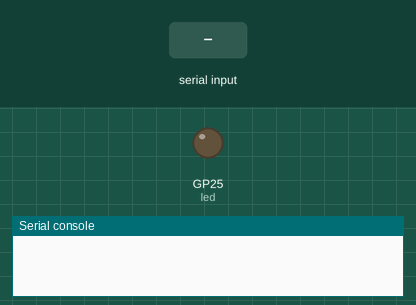
Simulated run of this program. Board: Raspberry Pi Pico running MicroPython. On the bench: output pins drawn as LEDs (lit = HIGH), the last lines printed to the serial console. Dashed ring = blinking. The inputs (shaded band) are chosen by the test bench.

Above: at 1.2 s.
1.3 s: "blink\n" received over the second serial link
At 1.55 s:
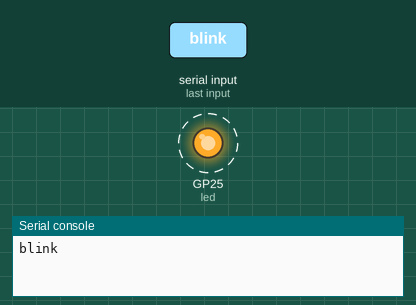
4.3 s: "mode TinyG on\n" received over the second serial link
5.8 s: "mode TinyG off\n" received over the second serial link
Timing chart, 0 to 8.8 s (numbered marks = the images above; inputs shaded):
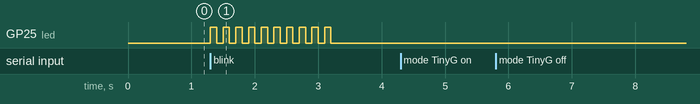

The program:

ArrayerPico.py
```python
from machine import UART, Pin
from time import sleep

# uos provides information such as the machine name and build version numbers
import uos

# default baud rate is 9600 for HC-06 and DX-BT04-E modules

# create the UART with BT module
# GP0,1 corresponds to physical pins 1,2 on the Pico
uartBT = UART(id=0, baudrate=9600, tx=Pin(0), rx=Pin(1), bits=8, parity=None, stop=1)

# create the UART with TinyG
# GP4,5 corresponds to physical pins 6,7 on the Pico
uartTG = UART(id=1, baudrate=115200, tx=Pin(4), rx=Pin(5), bits=8, parity=None, stop=1)

# blink routine for debugging communication
led = Pin(25, Pin.OUT)
def blink():
    for i in range(20):
        led.toggle()
        sleep(0.1)

tinyGMode=False

while True:
    while uartBT.any() > 0:
        response = uartBT.read()
        try:
            output = str(response.decode('utf-8'))
            print(output)
        except:
            print("Unable to parse response")
            print("Verify correct baud setting")
            continue
        output = output.rstrip('\r\n')
        if output == "blink" :
            blink()
        elif output == "mode TinyG on" :
            tinyGMode = True
        elif output == "mode TinyG off" :
            tinyGMode = False
        print("tinyG mode: "+str(tinyGMode))
```

Measured:
- after the input at 1.3 s, GP25 (led): alternates HIGH for 0.10 s and LOW for 0.10 s, 20 changes in all, then stays LOW, starting at once
